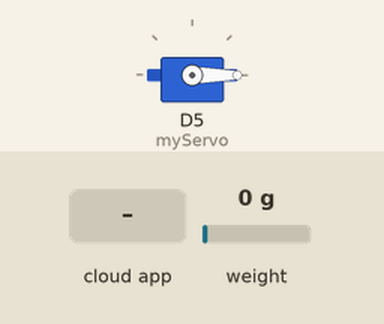
A sketch run on a simulated ESP8266 (NodeMCU). Shown: servo. The test bench sets the inputs (shaded band); at power-on: weight on the scale 0 g. WiFi joins after 1.5 s; servers stay silent unless stated; the Firebase database answers and starts empty; what the sketch prints to the serial monitor is not drawn.

Above: at 3.7 s.
3.8 s: the phone or cloud app sets StatusOfServo to OPEN
At 4.9 s:
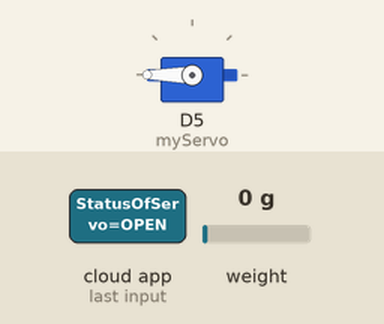
5.8 s: the phone or cloud app sets StatusOfServo to YES
At 8.0 s:
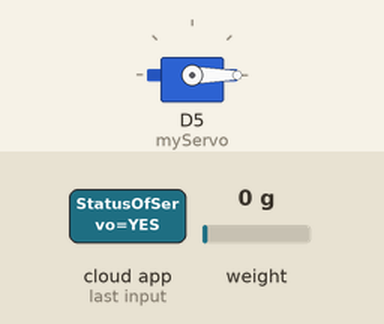
Timing chart, 0 to 9.5 s (numbered marks = the images above; inputs shaded):
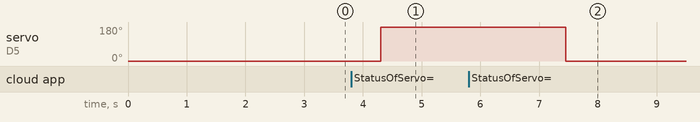

Measured:
- after the input at 3.8 s, servo on D5 (myServo): 0° → 180° after 0.50 s
- after the input at 5.8 s, servo on D5 (myServo): 180° → 0° after 1.7 s

The sketch:

food_waste_monitoring.ino
```cpp
#include <ESP8266WiFi.h>
#include <FirebaseESP8266.h>
#include <stack>
#include <iostream>
#include <vector>
#include <string>
#include <algorithm>
#include <WiFiClient.h>
#include "HX711.h"
#include <Servo.h>

using namespace std;


#define WIFI_SSID "OnePlus Nord CE 3 Lite 5G"
#define WIFI_PASSWORD "yyyyyyyyyy"

#define FIREBASE_EMAIL "your-email@example.com"
#define FIREBASE_PASSWORD "your-password"
#define FIREBASE_API_KEY "AIzaSyBNCtRP31RiEN9uPGOBPHdDrmN8YvnJKSY"


FirebaseData firebaseData;

FirebaseConfig config;
FirebaseAuth auth;
WiFiClient client;


#define DT D2
#define SCK D1

HX711 scale;
Servo myServo;

float calibration_factor = -7050;
int number_of_students = 0;

float total_weight = 0;

float initialWeight = 0;
bool wasOpen = false;

void setup() {
  Serial.begin(115200);


  WiFi.begin(WIFI_SSID, WIFI_PASSWORD);
  Serial.print("Connecting to WiFi...");
  while (WiFi.status() != WL_CONNECTED) {
    delay(500);
    Serial.print(".");
  }
  Serial.println("\nConnected to WiFi");


  config.api_key = FIREBASE_API_KEY;
  config.database_url = "https://smart-dustbin-d4009-default-rtdb.firebaseio.com/";


  auth.user.email = FIREBASE_EMAIL;
  auth.user.password = FIREBASE_PASSWORD;


  Firebase.begin(&config, &auth);

  if (Firebase.ready()) {
    Serial.println("Firebase initialized successfully");
  } else {
    Serial.println("Failed to initialize Firebase");
    return;
  }

  scale.begin(DT, SCK);
  scale.set_scale(calibration_factor);
  scale.tare();

  myServo.attach(D5);
  myServo.write(0);
}

void loop()
{
  if (Firebase.getString(firebaseData, "/Dustbin/Dustbin/AddStudent"))
  {
    String AddStudent = firebaseData.stringData();
    AddStudent.replace("\"", "");
    AddStudent.replace("\\", "");
    AddStudent.trim();

    if(AddStudent == "YES")
    {

      if (Firebase.getInt(firebaseData, "/Dustbin/Dustbin/number_of_students"))
      {
        int currentStudents = firebaseData.intData();
        currentStudents++;


        Firebase.setInt(firebaseData, "/Dustbin/Dustbin/number_of_students", currentStudents);


        Firebase.setInt(firebaseData, "/Dustbin/" + String(currentStudents) + "/TotalFoodWaste", 0);

        Firebase.getString(firebaseData, "/Dustbin/Dustbin/Password");
        String Password = firebaseData.stringData();
        Password.replace("\"", "");
        Password.replace("\\", "");
        Password.trim();

        while(Password == "")
        {

        }

        Firebase.setString(firebaseData, "/Dustbin/" + String(currentStudents) + "/" + String(currentStudents), Password);
        Firebase.setString(firebaseData, "/Dustbin/Dustbin/AddStudent", "NO");
      }
    }
  }

  Firebase.getString(firebaseData, "/Dustbin/Dustbin/StatusOfServo");
  String ServoStatus = firebaseData.stringData();
  ServoStatus.replace("\"", "");
  ServoStatus.replace("\\", "");
  ServoStatus.trim();


  Firebase.getString(firebaseData, "/Dustbin/Dustbin/Current");
  String Current = firebaseData.stringData();
  Current.replace("\"", "");
  Current.replace("\\", "");
  Current.trim();

  if (ServoStatus == "OPEN") {
    if (!wasOpen) {
      myServo.write(180);
      delay(500); //

      float weight = scale.get_units(5);
      Serial.print("Initial Weight: ");
      Serial.print(weight, 2);
      Serial.println(" kg");

      initialWeight = (weight <= 0) ? 0 : weight;


      Firebase.setFloat(firebaseData, "/Dustbin/Dustbin/InitialWeight", initialWeight);

      wasOpen = true;
    }

  } else if (wasOpen) {

    float finalWeight = scale.get_units(5);
    Serial.print("Final Weight: ");
    Serial.println(finalWeight, 2);

    float wasteThrown = finalWeight - initialWeight;
    if (wasteThrown < 0) wasteThrown = 0;


    Firebase.getFloat(firebaseData, "/Dustbin/" + Current + "/TotalFoodWaste");
    float previousWaste = firebaseData.floatData();
    float updatedWaste = previousWaste + wasteThrown;

    Firebase.setFloat(firebaseData, "/Dustbin/" + Current + "/TotalFoodWaste", updatedWaste);
    Firebase.setFloat(firebaseData, "/Dustbin/" + Current + "/RecentWaste", wasteThrown);


    Firebase.setFloat(firebaseData, "/Dustbin/Dustbin/TotalWeight", finalWeight);

    wasOpen = false;
    myServo.write(0);
  }
}
```
